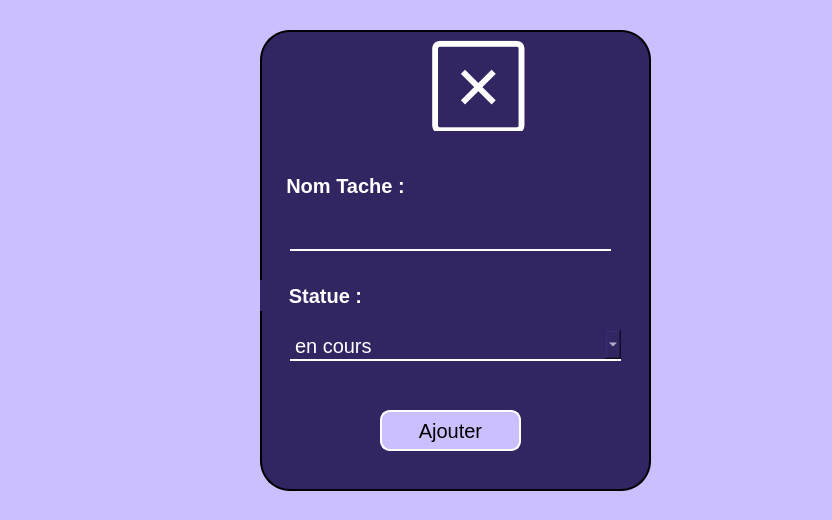
<?xml version="1.0" encoding="UTF-8"?>
<ui version="4.0">
 <class>Dialog</class>
 <widget class="QDialog" name="Dialog">
  <property name="geometry">
   <rect>
    <x>0</x>
    <y>0</y>
    <width>832</width>
    <height>520</height>
   </rect>
  </property>
  <property name="windowTitle">
   <string>Dialog</string>
  </property>
  <property name="styleSheet">
   <string notr="true">background-color:#CDBEFF;</string>
  </property>
  <widget class="QLabel" name="label_2">
   <property name="geometry">
    <rect>
     <x>260</x>
     <y>30</y>
     <width>391</width>
     <height>461</height>
    </rect>
   </property>
   <property name="styleSheet">
    <string notr="true">border: 2px solid rgba(0, 0, 0, 255);
border-radius: 30px;
background-color:#332562;

</string>
   </property>
   <property name="text">
    <string/>
   </property>
  </widget>
  <widget class="QLabel" name="label_7">
   <property name="geometry">
    <rect>
     <x>430</x>
     <y>40</y>
     <width>121</width>
     <height>91</height>
    </rect>
   </property>
   <property name="font">
    <font>
     <family>Segoe MDL2 Assets</family>
     <pointsize>-1</pointsize>
    </font>
   </property>
   <property name="styleSheet">
    <string notr="true">background-color:#332562;
color:#FFFFFF;
font-size:70px;
</string>
   </property>
   <property name="text">
    <string></string>
   </property>
  </widget>
  <widget class="QPushButton" name="pushButton_3">
   <property name="geometry">
    <rect>
     <x>280</x>
     <y>170</y>
     <width>131</width>
     <height>31</height>
    </rect>
   </property>
   <property name="font">
    <font>
     <pointsize>-1</pointsize>
     <bold>true</bold>
    </font>
   </property>
   <property name="styleSheet">
    <string notr="true">background-color:#332562;
color:#FFFFFF;
font-size:20px;
border:none;</string>
   </property>
   <property name="text">
    <string>Nom Tache :</string>
   </property>
  </widget>
  <widget class="QPushButton" name="pushButton_4">
   <property name="geometry">
    <rect>
     <x>260</x>
     <y>280</y>
     <width>131</width>
     <height>31</height>
    </rect>
   </property>
   <property name="font">
    <font>
     <pointsize>-1</pointsize>
     <bold>true</bold>
    </font>
   </property>
   <property name="styleSheet">
    <string notr="true">background-color:#332562;
color:#FFFFFF;
font-size:20px;
border:none;</string>
   </property>
   <property name="text">
    <string>Statue :</string>
   </property>
  </widget>
  <widget class="QLineEdit" name="lineEdit_3">
   <property name="geometry">
    <rect>
     <x>290</x>
     <y>220</y>
     <width>321</width>
     <height>31</height>
    </rect>
   </property>
   <property name="styleSheet">
    <string notr="true">background-color:#332562;
color:#FFFFFF;
font-size:20px;
border:none;
border-bottom: 2px solid #FFFFFF;</string>
   </property>
   <property name="text">
    <string/>
   </property>
  </widget>
  <widget class="QComboBox" name="comboBox">
   <property name="geometry">
    <rect>
     <x>290</x>
     <y>330</y>
     <width>331</width>
     <height>31</height>
    </rect>
   </property>
   <property name="styleSheet">
    <string notr="true">background-color:#332562;
color:#FFFFFF;
font-size:20px;
border:none;
border-bottom: 2px solid #FFFFFF;</string>
   </property>
   <item>
    <property name="text">
     <string>en cours</string>
    </property>
   </item>
   <item>
    <property name="text">
     <string>terminée</string>
    </property>
   </item>
   <item>
    <property name="text">
     <string>à faire</string>
    </property>
   </item>
   <item>
    <property name="text">
     <string>suspendue</string>
    </property>
   </item>
  </widget>
  <widget class="QPushButton" name="pushButton">
   <property name="geometry">
    <rect>
     <x>380</x>
     <y>410</y>
     <width>141</width>
     <height>41</height>
    </rect>
   </property>
   <property name="styleSheet">
    <string notr="true">
font-size:20px;
border:none;
border: 2px solid #FFFFFF;
border-radius: 10px;</string>
   </property>
   <property name="text">
    <string>Ajouter</string>
   </property>
  </widget>
 </widget>
 <resources/>
 <connections/>
</ui>
